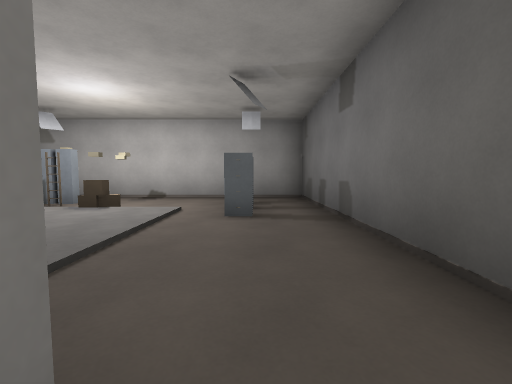
[1] (above)

22 first-person views from a walk through a 3-D level made in the Godot game engine. The camera is 1.2 m above the floor, tilts 4° down and sees 90° across. The floor is counted in squares, 2 m on a side. Each view is taken from the middle of a square. On the plan, view 1 faces up. The plan holds only what a view shows up to about 9 squares ahead; the rest is blank.

[2]
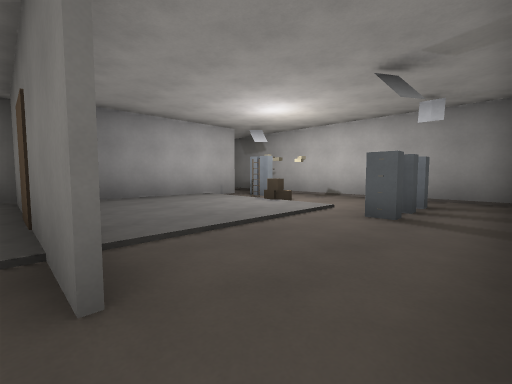

[3]
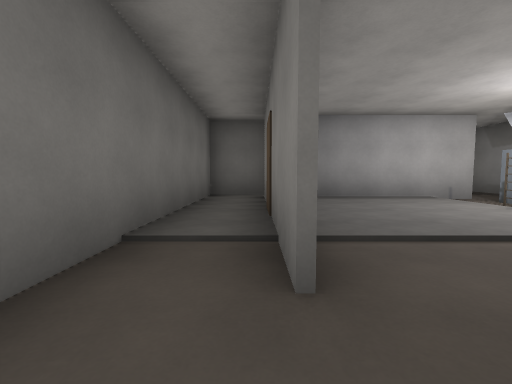

[4]
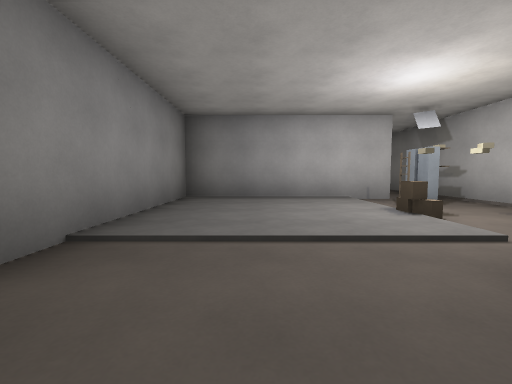

[5]
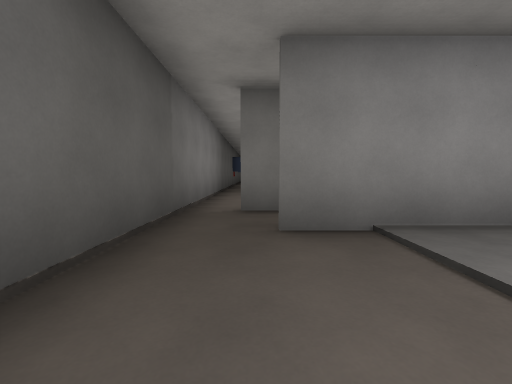

[6]
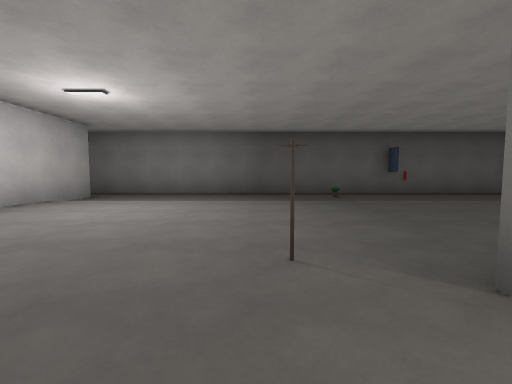

[7]
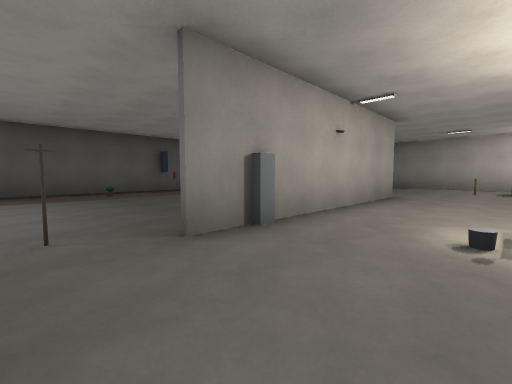

[8]
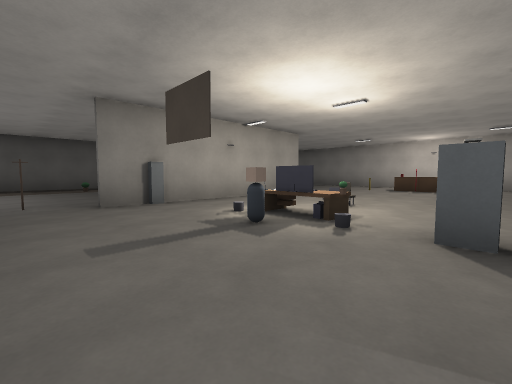

[9]
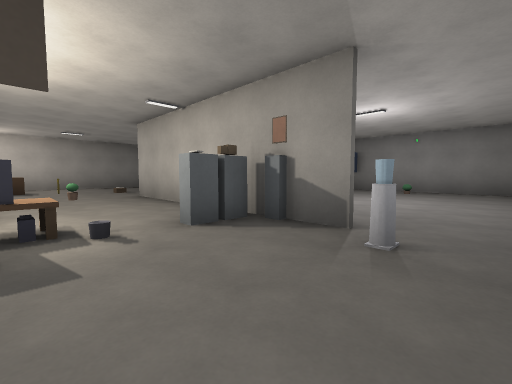

[10]
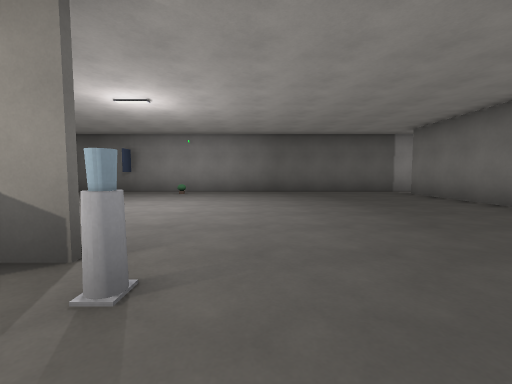

[11]
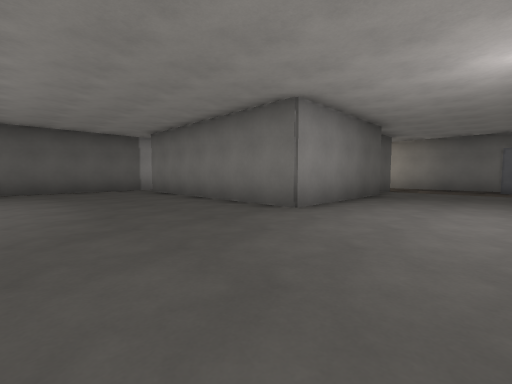

[12]
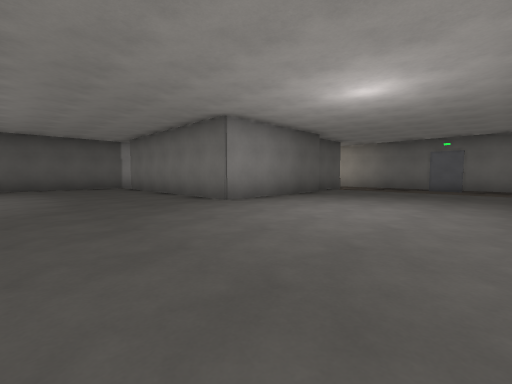

[13]
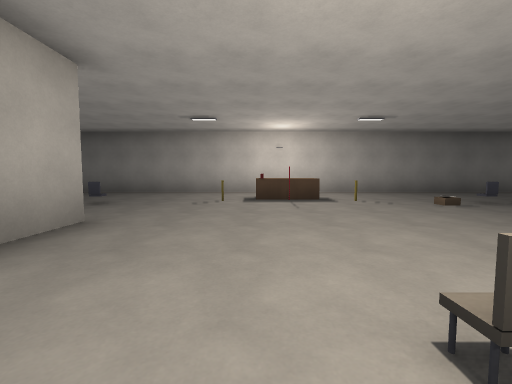

[14]
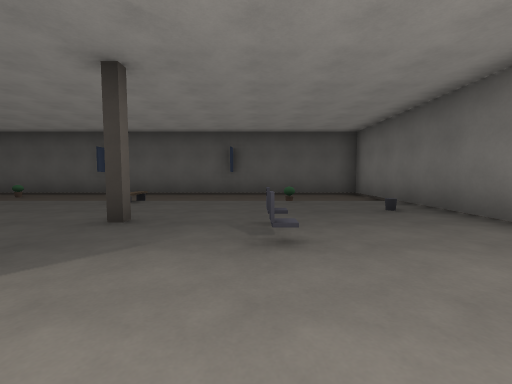

[15]
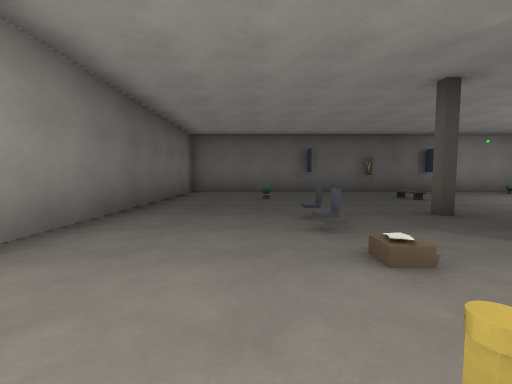

[16]
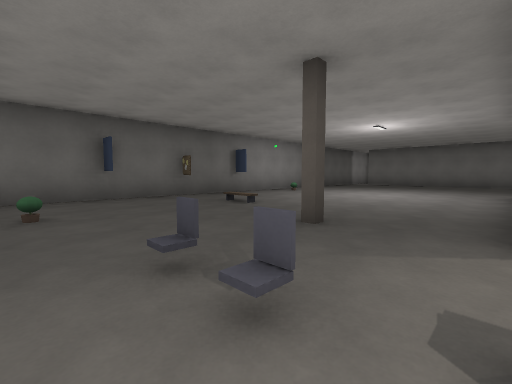

[17]
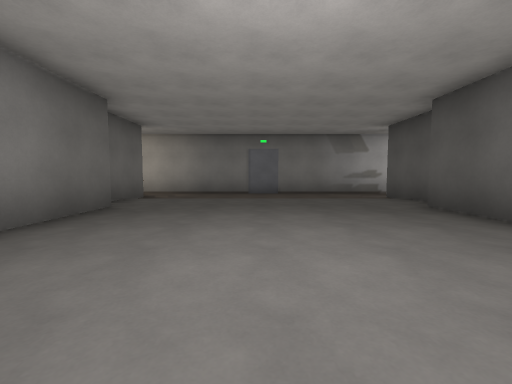

[18]
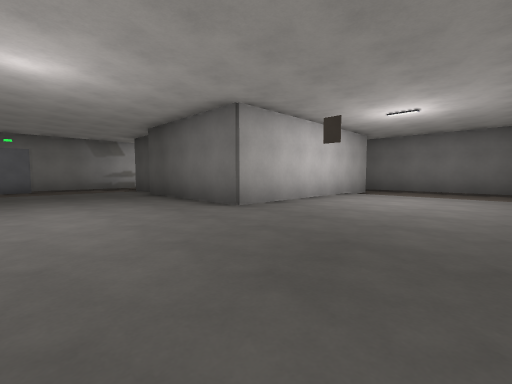

[19]
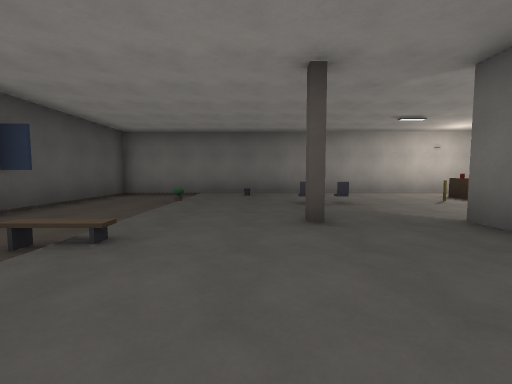

[20]
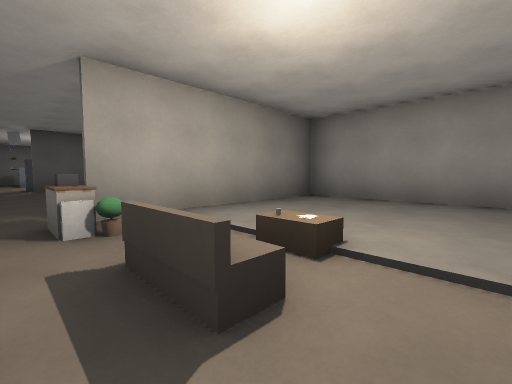

[21]
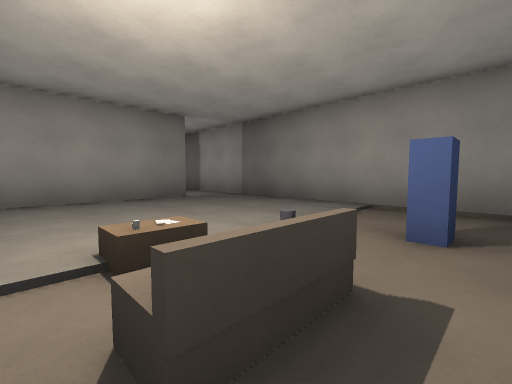

[22]
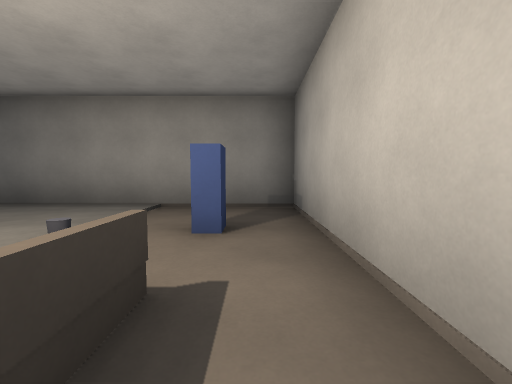

### Floor plan
Points are (right, up) in squares from view 1. A wall is a line through its corners. A room is listed if a view was taken in it or the views show most of it. See-through windows are left out.
Room 1 (views 1, 2, 3, 4, 5)
walls: (-0.1, 0.2) (-5.2, 0.2); (-5.2, 5.4) (-5.2, 0.3) (-0.2, 0.3); (1.2, -1.5) (1.2, 6.7) (-5.5, 6.7); (-5.7, -1.2) (0.2, -1.2)
ways out: opening at (-5, 6) to room 2; opening at (1, -1) to room 2
objects: other object (-4, 5); box (-3, 4); ladder (-3, 5); cabinet (0, 4); cabinet (0, 5)
Room 2 (views 6, 7, 8, 9, 10, 11, 12, 13, 14, 15, 16, 17, 18, 19)
walls: (-11.7, -8.5) (-11.7, -9); (-11.7, -11) (-11.7, -13.2); (-5.7, -12.6) (-5.7, -13.2); (-5.8, -13.2) (-5.8, -8.4); (-8, -16.1) (-8, -16.6); (-18.1, -10.3) (-18.8, -10.3); (-18.8, -10.2) (-18.1, -10.2); (-18.2, -12.3) (-18.8, -12.3); (-18.1, -14.3) (-18.8, -14.3); (-11.7, 2.9) (-11.7, -1.3) (-17.8, -1.3); (0.2, -1.3) (-5.8, -1.3) (-5.8, 2.8); (0.6, -14.2) (1.2, -14.2); (-18.7, -1.5) (-18.7, -18.2) (1.2, -18.2) (1.2, -1.5); (-5.3, 3.4) (-5.3, 5.2); (-12.2, 5.2) (-12.2, 3.6); (-5.5, 6.7) (-12.9, 6.7)
low walls: (-9.6, -16.1) (-8, -16.1)
ways out: opening at (-5, 6) to room 1; opening at (1, -1) to room 1; opening at (-18, -0.5) to room 3; gap at (-12, 5) to room 3; closed door at (-9, 7)
objects: pillar (-14, -13); other object (-12, -8); cabinet (-11, -9); cylinder (-11, -7); other object (-9, -10); desk (-9, -9); other object (-6, -8); pole (-5, -6); other object (-4, -15); pillar (-4, -13); other object (1, -11)
Room 3 (views 20, 21, 22)
walls: (-17.2, 0.3) (-12.3, 0.3) (-12.3, 5.2); (-14.6, 6.7) (-18.7, 6.7) (-18.7, -1.5)
ways out: opening at (-18, -0.5) to room 2; gap at (-12, 5) to room 2
objects: other object (-13, 6)

Where each view was taken, in squares from view 1:
view 1: 0 up, 0 right, facing up
view 2: 0 up, 1 right, facing up-left
view 3: 0 up, 1 right, facing left
view 4: 2 up, 1 right, facing left
view 5: 3 up, 0 right, facing down
view 6: 6 down, 7 left, facing right
view 7: 6 down, 8 left, facing down-right
view 8: 6 down, 11 left, facing down-right
view 9: 6 down, 9 left, facing down-left
view 10: 6 down, 10 left, facing left
view 11: 5 down, 9 left, facing up-left
view 12: 5 down, 7 left, facing up-left
view 13: 10 down, 8 left, facing down
view 14: 15 down, 7 left, facing right
view 15: 16 down, 10 left, facing left
view 16: 16 down, 12 left, facing up-left
view 17: 2 down, 9 left, facing up
view 18: 5 down, 9 left, facing up-right
view 19: 10 down, 3 left, facing down
view 20: 6 up, 16 left, facing down-right
view 21: 6 up, 14 left, facing down-left
view 22: 6 up, 14 left, facing left
